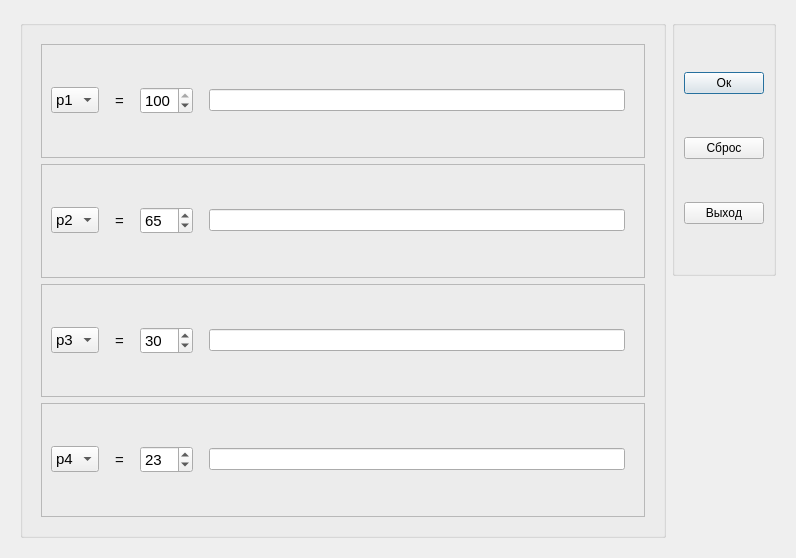
<?xml version="1.0" encoding="UTF-8"?>
<ui version="4.0">
 <class>Dialog</class>
 <widget class="QDialog" name="Dialog">
  <property name="geometry">
   <rect>
    <x>0</x>
    <y>0</y>
    <width>796</width>
    <height>558</height>
   </rect>
  </property>
  <property name="font">
   <font>
    <kerning>false</kerning>
   </font>
  </property>
  <property name="windowTitle">
   <string>Dialog</string>
  </property>
  <property name="modal">
   <bool>false</bool>
  </property>
  <layout class="QVBoxLayout" name="verticalLayout_2">
   <item>
    <widget class="QWidget" name="body" native="true">
     <property name="font">
      <font>
       <kerning>false</kerning>
      </font>
     </property>
     <property name="layoutDirection">
      <enum>Qt::RightToLeft</enum>
     </property>
     <layout class="QGridLayout" name="gridLayout">
      <item row="0" column="1" rowspan="2">
       <widget class="QGroupBox" name="groupBox">
        <property name="sizePolicy">
         <sizepolicy hsizetype="Preferred" vsizetype="Preferred">
          <horstretch>0</horstretch>
          <verstretch>0</verstretch>
         </sizepolicy>
        </property>
        <property name="layoutDirection">
         <enum>Qt::LeftToRight</enum>
        </property>
        <property name="inputMethodHints">
         <set>Qt::ImhDigitsOnly</set>
        </property>
        <property name="title">
         <string/>
        </property>
        <property name="checkable">
         <bool>false</bool>
        </property>
        <layout class="QVBoxLayout" name="verticalLayout_4">
         <item>
          <widget class="QWidget" name="group" native="true">
           <layout class="QVBoxLayout" name="verticalLayout_9">
            <item>
             <widget class="QFrame" name="frame1">
              <property name="frameShape">
               <enum>QFrame::StyledPanel</enum>
              </property>
              <property name="frameShadow">
               <enum>QFrame::Raised</enum>
              </property>
              <layout class="QVBoxLayout" name="verticalLayout_5">
               <item>
                <layout class="QHBoxLayout" name="horizontalLayout1">
                 <item>
                  <widget class="QComboBox" name="comboBox1">
                   <property name="minimumSize">
                    <size>
                     <width>48</width>
                     <height>0</height>
                    </size>
                   </property>
                   <property name="font">
                    <font>
                     <pointsize>11</pointsize>
                     <kerning>false</kerning>
                    </font>
                   </property>
                   <item>
                    <property name="text">
                     <string>p1</string>
                    </property>
                   </item>
                   <item>
                    <property name="text">
                     <string>p2</string>
                    </property>
                   </item>
                   <item>
                    <property name="text">
                     <string>p3</string>
                    </property>
                   </item>
                   <item>
                    <property name="text">
                     <string>p4</string>
                    </property>
                   </item>
                  </widget>
                 </item>
                 <item>
                  <widget class="QLabel" name="equal1">
                   <property name="font">
                    <font>
                     <pointsize>11</pointsize>
                     <kerning>false</kerning>
                    </font>
                   </property>
                   <property name="styleSheet">
                    <string notr="true">margin-left: 10%; margin-right: 10%;</string>
                   </property>
                   <property name="text">
                    <string>=</string>
                   </property>
                   <property name="alignment">
                    <set>Qt::AlignCenter</set>
                   </property>
                  </widget>
                 </item>
                 <item>
                  <widget class="QSpinBox" name="spinBox1">
                   <property name="font">
                    <font>
                     <pointsize>11</pointsize>
                     <kerning>false</kerning>
                    </font>
                   </property>
                   <property name="maximum">
                    <number>100</number>
                   </property>
                   <property name="value">
                    <number>100</number>
                   </property>
                   <property name="displayIntegerBase">
                    <number>10</number>
                   </property>
                  </widget>
                 </item>
                 <item>
                  <widget class="QLineEdit" name="lineEdit1">
                   <property name="sizePolicy">
                    <sizepolicy hsizetype="Expanding" vsizetype="Fixed">
                     <horstretch>0</horstretch>
                     <verstretch>0</verstretch>
                    </sizepolicy>
                   </property>
                   <property name="minimumSize">
                    <size>
                     <width>200</width>
                     <height>0</height>
                    </size>
                   </property>
                   <property name="font">
                    <font>
                     <pointsize>11</pointsize>
                     <kerning>false</kerning>
                    </font>
                   </property>
                   <property name="styleSheet">
                    <string notr="true">margin-left: 10%; margin-right: 10%;</string>
                   </property>
                   <property name="text">
                    <string/>
                   </property>
                   <property name="readOnly">
                    <bool>true</bool>
                   </property>
                  </widget>
                 </item>
                </layout>
               </item>
              </layout>
             </widget>
            </item>
            <item>
             <widget class="QFrame" name="frame2">
              <property name="frameShape">
               <enum>QFrame::StyledPanel</enum>
              </property>
              <property name="frameShadow">
               <enum>QFrame::Raised</enum>
              </property>
              <layout class="QVBoxLayout" name="verticalLayout_6">
               <item>
                <layout class="QHBoxLayout" name="horizontalLayout2">
                 <item>
                  <widget class="QComboBox" name="comboBox2">
                   <property name="minimumSize">
                    <size>
                     <width>48</width>
                     <height>0</height>
                    </size>
                   </property>
                   <property name="font">
                    <font>
                     <pointsize>11</pointsize>
                     <kerning>true</kerning>
                    </font>
                   </property>
                   <property name="styleSheet">
                    <string notr="true"/>
                   </property>
                   <property name="currentIndex">
                    <number>1</number>
                   </property>
                   <item>
                    <property name="text">
                     <string>p1</string>
                    </property>
                   </item>
                   <item>
                    <property name="text">
                     <string>p2</string>
                    </property>
                   </item>
                   <item>
                    <property name="text">
                     <string>p3</string>
                    </property>
                   </item>
                   <item>
                    <property name="text">
                     <string>p4</string>
                    </property>
                   </item>
                  </widget>
                 </item>
                 <item>
                  <widget class="QLabel" name="equal2">
                   <property name="font">
                    <font>
                     <pointsize>11</pointsize>
                     <kerning>false</kerning>
                    </font>
                   </property>
                   <property name="styleSheet">
                    <string notr="true">margin-left: 10%; margin-right: 10%;</string>
                   </property>
                   <property name="text">
                    <string>=</string>
                   </property>
                   <property name="alignment">
                    <set>Qt::AlignCenter</set>
                   </property>
                  </widget>
                 </item>
                 <item>
                  <widget class="QSpinBox" name="spinBox2">
                   <property name="font">
                    <font>
                     <pointsize>11</pointsize>
                     <kerning>false</kerning>
                    </font>
                   </property>
                   <property name="maximum">
                    <number>100</number>
                   </property>
                   <property name="value">
                    <number>65</number>
                   </property>
                  </widget>
                 </item>
                 <item>
                  <widget class="QLineEdit" name="lineEdit2">
                   <property name="sizePolicy">
                    <sizepolicy hsizetype="Expanding" vsizetype="Fixed">
                     <horstretch>0</horstretch>
                     <verstretch>0</verstretch>
                    </sizepolicy>
                   </property>
                   <property name="minimumSize">
                    <size>
                     <width>200</width>
                     <height>0</height>
                    </size>
                   </property>
                   <property name="font">
                    <font>
                     <pointsize>11</pointsize>
                     <kerning>false</kerning>
                    </font>
                   </property>
                   <property name="styleSheet">
                    <string notr="true">margin-left: 10%; margin-right: 10%;</string>
                   </property>
                   <property name="text">
                    <string/>
                   </property>
                   <property name="readOnly">
                    <bool>true</bool>
                   </property>
                  </widget>
                 </item>
                </layout>
               </item>
              </layout>
             </widget>
            </item>
            <item>
             <widget class="QFrame" name="frame3">
              <property name="frameShape">
               <enum>QFrame::StyledPanel</enum>
              </property>
              <property name="frameShadow">
               <enum>QFrame::Raised</enum>
              </property>
              <layout class="QVBoxLayout" name="verticalLayout_7">
               <item>
                <layout class="QHBoxLayout" name="horizontalLayout3">
                 <item>
                  <widget class="QComboBox" name="comboBox3">
                   <property name="minimumSize">
                    <size>
                     <width>48</width>
                     <height>0</height>
                    </size>
                   </property>
                   <property name="font">
                    <font>
                     <pointsize>11</pointsize>
                     <kerning>false</kerning>
                    </font>
                   </property>
                   <property name="currentIndex">
                    <number>2</number>
                   </property>
                   <item>
                    <property name="text">
                     <string>p1</string>
                    </property>
                   </item>
                   <item>
                    <property name="text">
                     <string>p2</string>
                    </property>
                   </item>
                   <item>
                    <property name="text">
                     <string>p3</string>
                    </property>
                   </item>
                   <item>
                    <property name="text">
                     <string>p4</string>
                    </property>
                   </item>
                  </widget>
                 </item>
                 <item>
                  <widget class="QLabel" name="equal3">
                   <property name="font">
                    <font>
                     <pointsize>11</pointsize>
                     <kerning>false</kerning>
                    </font>
                   </property>
                   <property name="styleSheet">
                    <string notr="true">margin-left: 10%; margin-right: 10%;</string>
                   </property>
                   <property name="text">
                    <string>=</string>
                   </property>
                   <property name="alignment">
                    <set>Qt::AlignCenter</set>
                   </property>
                  </widget>
                 </item>
                 <item>
                  <widget class="QSpinBox" name="spinBox3">
                   <property name="font">
                    <font>
                     <pointsize>11</pointsize>
                     <kerning>false</kerning>
                    </font>
                   </property>
                   <property name="maximum">
                    <number>100</number>
                   </property>
                   <property name="value">
                    <number>30</number>
                   </property>
                  </widget>
                 </item>
                 <item>
                  <widget class="QLineEdit" name="lineEdit3">
                   <property name="sizePolicy">
                    <sizepolicy hsizetype="Expanding" vsizetype="Fixed">
                     <horstretch>0</horstretch>
                     <verstretch>0</verstretch>
                    </sizepolicy>
                   </property>
                   <property name="minimumSize">
                    <size>
                     <width>200</width>
                     <height>0</height>
                    </size>
                   </property>
                   <property name="font">
                    <font>
                     <pointsize>11</pointsize>
                     <kerning>false</kerning>
                    </font>
                   </property>
                   <property name="styleSheet">
                    <string notr="true">margin-left: 10%; margin-right: 10%;</string>
                   </property>
                   <property name="readOnly">
                    <bool>true</bool>
                   </property>
                  </widget>
                 </item>
                </layout>
               </item>
              </layout>
             </widget>
            </item>
            <item>
             <widget class="QFrame" name="frame4">
              <property name="frameShape">
               <enum>QFrame::StyledPanel</enum>
              </property>
              <property name="frameShadow">
               <enum>QFrame::Raised</enum>
              </property>
              <layout class="QVBoxLayout" name="verticalLayout_8">
               <item>
                <layout class="QHBoxLayout" name="horizontalLayout4">
                 <item>
                  <widget class="QComboBox" name="comboBox4">
                   <property name="minimumSize">
                    <size>
                     <width>48</width>
                     <height>0</height>
                    </size>
                   </property>
                   <property name="font">
                    <font>
                     <pointsize>11</pointsize>
                     <kerning>false</kerning>
                    </font>
                   </property>
                   <property name="currentIndex">
                    <number>3</number>
                   </property>
                   <item>
                    <property name="text">
                     <string>p1</string>
                    </property>
                   </item>
                   <item>
                    <property name="text">
                     <string>p2</string>
                    </property>
                   </item>
                   <item>
                    <property name="text">
                     <string>p3</string>
                    </property>
                   </item>
                   <item>
                    <property name="text">
                     <string>p4</string>
                    </property>
                   </item>
                  </widget>
                 </item>
                 <item>
                  <widget class="QLabel" name="equal4">
                   <property name="font">
                    <font>
                     <pointsize>11</pointsize>
                     <kerning>false</kerning>
                    </font>
                   </property>
                   <property name="styleSheet">
                    <string notr="true">margin-left: 10%; margin-right: 10%;</string>
                   </property>
                   <property name="text">
                    <string>=</string>
                   </property>
                   <property name="alignment">
                    <set>Qt::AlignCenter</set>
                   </property>
                  </widget>
                 </item>
                 <item>
                  <widget class="QSpinBox" name="spinBox4">
                   <property name="font">
                    <font>
                     <pointsize>11</pointsize>
                     <kerning>false</kerning>
                    </font>
                   </property>
                   <property name="maximum">
                    <number>100</number>
                   </property>
                   <property name="value">
                    <number>23</number>
                   </property>
                  </widget>
                 </item>
                 <item>
                  <widget class="QLineEdit" name="lineEdit4">
                   <property name="sizePolicy">
                    <sizepolicy hsizetype="Expanding" vsizetype="Fixed">
                     <horstretch>0</horstretch>
                     <verstretch>0</verstretch>
                    </sizepolicy>
                   </property>
                   <property name="minimumSize">
                    <size>
                     <width>200</width>
                     <height>0</height>
                    </size>
                   </property>
                   <property name="font">
                    <font>
                     <pointsize>11</pointsize>
                     <kerning>false</kerning>
                    </font>
                   </property>
                   <property name="styleSheet">
                    <string notr="true">margin-left: 10%; margin-right: 10%;</string>
                   </property>
                   <property name="readOnly">
                    <bool>true</bool>
                   </property>
                  </widget>
                 </item>
                </layout>
               </item>
              </layout>
             </widget>
            </item>
           </layout>
          </widget>
         </item>
        </layout>
       </widget>
      </item>
      <item row="0" column="0">
       <widget class="QGroupBox" name="controlBox">
        <property name="title">
         <string/>
        </property>
        <property name="alignment">
         <set>Qt::AlignLeading|Qt::AlignLeft|Qt::AlignTop</set>
        </property>
        <layout class="QVBoxLayout" name="verticalLayout_10">
         <item>
          <widget class="QPushButton" name="okButton">
           <property name="text">
            <string>Ок</string>
           </property>
          </widget>
         </item>
         <item>
          <widget class="QPushButton" name="resetButton">
           <property name="text">
            <string>Сброс</string>
           </property>
          </widget>
         </item>
         <item>
          <widget class="QPushButton" name="exitButton">
           <property name="text">
            <string>Выход</string>
           </property>
          </widget>
         </item>
        </layout>
       </widget>
      </item>
     </layout>
    </widget>
   </item>
  </layout>
 </widget>
 <resources/>
 <connections/>
</ui>
